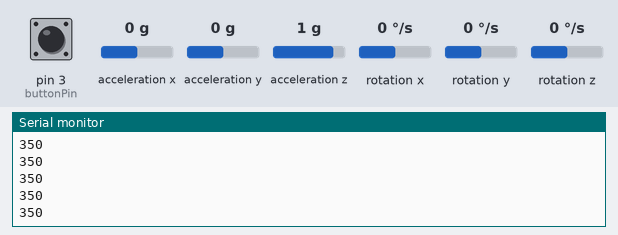
A sketch run on a simulated Arduino Uno, built with avr-gcc and run on an emulated ATmega328P. On the bench: the last lines printed to the serial monitor. The inputs (shaded band) are chosen by the test bench; at power-on: acceleration x 0 g, pin 3 (buttonPin) LOW, acceleration y 0 g, acceleration z 1 g, rotation x 0 °/s, rotation y 0 °/s, rotation z 0 °/s. No radio packets arrive unless stated.

Above: at 1.2 s.
1.3 s: acceleration x set to -1.4 g
At 2.0 s:
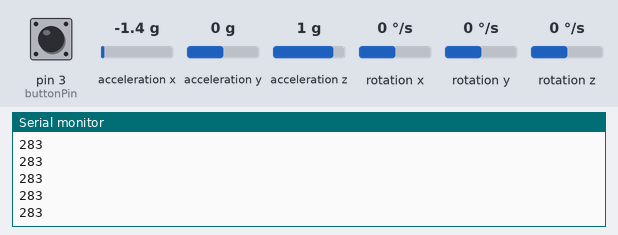
2.8 s: acceleration x set to -0.8 g
At 3.8 s:
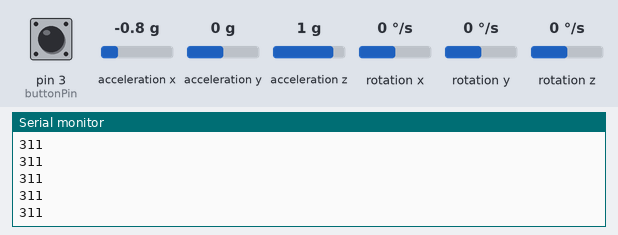
Timing chart, 0 to 5.8 s (numbered marks = the images above; inputs shaded):
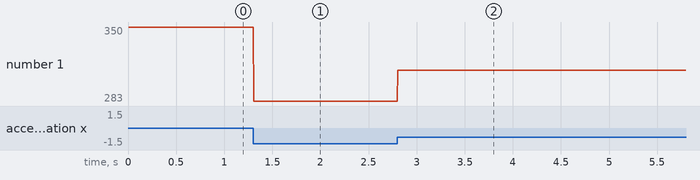

Measured:
- after the input at 1.3 s, the serial monitor: prints a new line at once (image 1)
- after the input at 2.8 s, the serial monitor: prints a new line at once (image 2)
- plotted number 1: 350 → 283 after the input at 1.3 s, 283 → 311 after the input at 2.8 s

The sketch:

Transmitter.ino
```cpp
//Name: Andrew Balmakund
//Date: 6/03/2018
//Purpose: This program will be able to collect the data from the tripple axis accerlemeter and trasmit this data to another arduino using the nRF24L01

#include <SPI.h>        //SPI library for communicate with the nRF24L01+
#include "RF24.h"       //The main library of the nRF24L01+
#include "Wire.h"       //For communicate
#include "I2Cdev.h"     //For communicate with MPU6050
#include "MPU6050.h"    //The main library of the MPU6050


//Define the object to access and control Accelerometer
MPU6050 mpu;
int16_t ax, ay, az;
int16_t gx, gy, gz;

const int buttonPin = 3;     // the number of the pushbutton pin
int buttonState = 0;         // variable for reading the pushbutton status

//Define packet for the direction (X axis and Y axis)
int data[3];

//Define object from RF24 library - 9 and 10 are a digital pin numbers to which signals CE and CSN are connected.
RF24 radio(9,10);

//Create a pipe addresses for the communicate
const uint64_t pipe = 0xE8E8F0F0E1LL;

void setup(void){
pinMode(buttonPin, INPUT);

  Serial.begin(9600);   //Sets the data rate in bits per second (baud) for serial data transmission.
  Wire.begin();   //Initiate the Wire library and join the I2C bus as a master or slave
  mpu.initialize();              //Initialize the MPU object
  radio.begin();                 //Start the nRF24 communicate
  radio.openWritingPipe(pipe);   //Sets the address of the receiver to which the program will send data.
}

void loop(void){

  //With this function, the acceleration and gyro values of the axes are taken.
  mpu.getMotion6(&ax, &ay, &az, &gx, &gy, &gz);


  //In two-way control, the X axis (data [0]) of the MPU6050 allows the robot to move forward and backward. Y axis (data [0]) allows the robot to right and left turn.
  data[0] = map(ax, -17000, 17000, 300, 400 ); //Send X axis data
  data[1] = map(ay, -17000, 17000, 100, 200);  //Send Y axis data


 buttonState = digitalRead(buttonPin);

  // check if the pushbutton is pressed. If it is, the buttonState is HIGH:
  if (buttonState == HIGH) {
    // turn LED on:
    data[2] = 1;
  } else {
     data[2] = 0;

  }


  Serial.println(data[0]);
  radio.write(data, sizeof(data));
}
```
